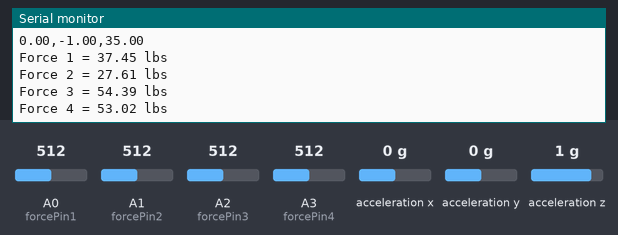
Bench run of a sketch on a simulated Arduino Uno, built with avr-gcc and run on an emulated ATmega328P. On the bench: the last lines printed to the serial monitor. The test bench sets the inputs (shaded band); at power-on: A3 (forcePin4) = 512, A0 (forcePin1) = 512, A1 (forcePin2) = 512, A2 (forcePin3) = 512, acceleration x 0 g, acceleration y 0 g, acceleration z 1 g. Storage starts empty.

Above: at 9.0 s.
9.1 s: A3 (forcePin4) set to 209
At 9.3 s:
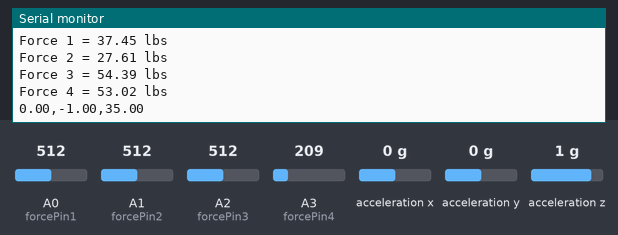
10.6 s: A3 (forcePin4) set to 178
At 10.96 s:
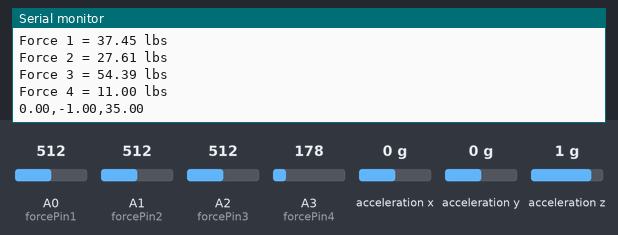
Timing chart, 0 to 13.1 s (numbered marks = the images above; inputs shaded):
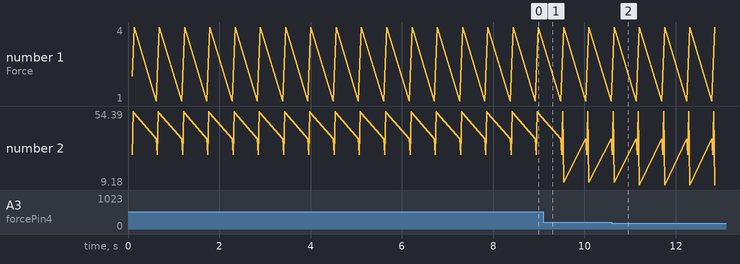

The sketch:

DataCollection.ino
```cpp
#include <SparkFun_ADXL345.h>
#include <SPI.h>
#include <SD.h>
#include <Wire.h>


//******************************************************
// Global Variables
//******************************************************
// Sample rate of data collection in milliseconds
long sampleRate = 500;

// Boolean for sd card
bool sd = true;

// Accelerometer Calibration Values
#define offsetX   2       // OFFSET values
#define offsetY   9.5
#define offsetZ   -18.5

#define gainX     8.55        // GAIN factors
#define gainY     8.55
#define gainZ     7.84

// All pins connected for force//accel readings
const int forcePin1 = A0;
const int forcePin2 = A1;
const int forcePin3 = A2;
const int forcePin4 = A3;
const int accelPin = A4;

// Accelerometer instance
ADXL345 adxl = ADXL345();

// Data File to be saved on SD card
File dataFile;

// Start time of data collection
long currTime = 0;

// Constant for input voltage from arduino (5V)
const float V_INPUT = 5.00;

// Constant for resistive divider (1K ohm)
const float RES_DIV = 100000;

// Approximate slope from calibration curve
const float CAL_SLOPE = 2155.5;
const float CAL_INTERCEPT = -0.5659;

//Coefficient values for force sensor 1 calibration curve y = 7547.5x2 + 3853.5x - 1.9177

const float CAL_S1_A2 = 7547.5;
const float CAL_S1_A1 = 3853.5;
const float CAL_S1_A0 = -1.9177;

//Coefficient values for force sensor 2 calibration curve y = 90536x2 + 1854.6x - 0.062
const float CAL_S2_A2 = 90536;
const float CAL_S2_A1 = 1854.6;
const float CAL_S2_A0 = -0.062;

//Coefficient values for force sensor 3 calibration curve y = 438253x2 + 1138.4x - 1.0086
const float CAL_S3_A2 = 438253;
const float CAL_S3_A1 = 1138.4;
const float CAL_S3_A0 = -1.0086;

//Coefficient values for force sensor 4 calibration curve y = 213766x2 + 2948.8x + 2.0176
const float CAL_S4_A2 = 213766;
const float CAL_S4_A1 = 2948.8;
const float CAL_S4_A0 = 2.0176;


//******************************************************
// setup() function called once.
// Used to intialize data file, SD card and Serial port.
//******************************************************
void setup() {

  // Open serial communications and wait for port to open:
  Serial.begin(9600);
  while (!Serial) {
    // Wait for serial port to connect. Needed for native USB port only
  }

  // Initialize the pin modes for all force readings to INPUT
  pinMode(forcePin1, INPUT);
  pinMode(forcePin2, INPUT);
  pinMode(forcePin3, INPUT);
  pinMode(forcePin4, INPUT);

  // Initialize the accelerometer
  initializeAccelerometer();

  if (sd)
  {
    // Initialize SD Card
    Serial.print("Initializing SD card...");

    if (!SD.begin(10)) {
      Serial.println("Initialization failed!");
      return;
    }
    Serial.println("Initialization done.");

    // Open data file for writing
    SD.remove("Data.txt");
    dataFile = SD.open("Data.txt", FILE_WRITE);

    // Ensure that the file opened
    if (dataFile) {
      Serial.print("Writing to Data.txt...");

      // Print header row
      dataFile.println("Time(ms),Force1(Lbs),Force2(Lbs),Force3(Lbs),Force4(Lbs),X-Accel,Y-Accel,Z-Accel");
      dataFile.close();
    }
    else {
      Serial.println("ERROR opening Data.txt");
    }
  }
}


//******************************************************
// loop() function called continuosly (based on sampleRate)
// Used to collect and perform initial analysis on force
// and acceleration readings. Prints to data.txt file
// on the SD card.
//******************************************************
void loop()
{
  // Read in the raw voltage data
  int rawForce1 = analogRead(forcePin1);
  int rawForce2 = analogRead(forcePin2);
  int rawForce3 = analogRead(forcePin3);
  int rawForce4 = analogRead(forcePin4);

  // Use the raw analog force to calculate voltage
  float v1 = calcVoltage(rawForce1);
  float v2 = calcVoltage(rawForce2);
  float v3 = calcVoltage(rawForce3);
  float v4 = calcVoltage(rawForce4);

  // Use the voltage to calculate resistance
  float r1 = calcResistance(v1);
  float r2 = calcResistance(v2);
  float r3 = calcResistance(v3);
  float r4 = calcResistance(v4);

  // Use the resistance to calculate the force in pounds
  float force1 = calcForce1(r1);
  float force2 = calcForce2(r2);
  float force3 = calcForce3(r3);
  float force4 = calcForce4(r4);

  // Print out all information to Serial Monitor
  Serial.println("Force 1 = " + printForce(force1));
  Serial.println("Force 2 = " + printForce(force2));
  Serial.println("Force 3 = " + printForce(force3));
  Serial.println("Force 4 = " + printForce(force4));

  // Accelerometer Readings
  int xAccel,yAccel,zAccel;
  // Read the accelerometer values and store them in variables declared above x,y,z
  adxl.readAccel(&xAccel, &yAccel, &zAccel);

  // Calculating new calibrated values for x,y,z accelerations
  int accX = (xAccel - offsetX)/gainX;
  int accY = (yAccel - offsetY)/gainY;
  int accZ = (zAccel - offsetZ)/gainZ;


  // Print Acceleration Values
  Serial.println(printAccel(accX, accY, accZ));


  // Write to the SD card data file
  // Open the data log file and write to it
  dataFile = SD.open("Data.txt", FILE_WRITE);
  if (dataFile)
  {
    dataFile.println(String(currTime) + "," + String(force1) + "," + String(force2) + "," + String(force3) + "," + String(force4) + "," + printAccel(accX, accY, accZ));
    dataFile.close();
  }
  else
  {
    Serial.println("ERROR opening data file");
  }


  // Sample Rate
  Serial.println();
  delay(sampleRate);
  currTime += sampleRate;
}


float calcVoltage(float rawForce)
{
  return ((rawForce / 1023.0) * V_INPUT); // Returns voltage in volts
}


float calcResistance(float voltage)
{
  return (((V_INPUT / voltage) - 1) * RES_DIV) / 1000; // Returns resistance in kOhms
}

float calcForce1(float resistance)
{
  float capacitance = 1 / resistance;
  //polynomial calibration curve y = A2x2 + A1x + A0
  return (CAL_S1_A2 * capacitance*capacitance) + (CAL_S1_A1 * capacitance) + CAL_S1_A0;
}

float calcForce2(float resistance)
{
  float capacitance = 1 / resistance;
  //polynomial calibration curve y = A2x2 + A1x + A0
  return (CAL_S2_A2 * capacitance*capacitance) + (CAL_S2_A1 * capacitance) + CAL_S2_A0;
}

float calcForce3(float resistance)
{
  float capacitance = 1 / resistance;
  //polynomial calibration curve y = A2x2 + A1x + A0
  return (CAL_S3_A2 * capacitance*capacitance) + (CAL_S3_A1 * capacitance) + CAL_S3_A0;
}

float calcForce4(float resistance)
{
  float capacitance = 1 / resistance;
  //polynomial calibration curve y = A2x2 + A1x + A0
  return (CAL_S4_A2 * capacitance*capacitance) + (CAL_S4_A1 * capacitance) + CAL_S4_A0;
}


String printForce(float force)
{
   return String(force) + " lbs";
}


String printAccel(float x, float y, float z)
{
  return String(x) + "," + String(y) + "," + String(z);
}


//******************************************************
// initializeAccelerometer() function powers on and
// initializes the accelerometer.
//******************************************************
void initializeAccelerometer()
{
  // Power on the ADXL345
  adxl.powerOn();

  // Give the range settings
  // Accepted values are 2g, 4g, 8g or 16g
  // Higher Values = Wider Measurement Range
  // Lower Values = Greater Sensitivity
  adxl.setRangeSetting(2);

  // Configure the device to be in 4 wire SPI mode when set to '0' or 3 wire SPI mode when set to 1
  // Default: Set to 1
  // SPI pins on the ATMega328: 11, 12 and 13 as reference in SPI Library
  adxl.setSpiBit(0);
}
```

ADXL345.h
```cpp
// (licence header left out)
#include "Arduino.h"

#ifndef ADXL345_h
#define ADXL345_h

/* ------- Register names ------- */
#define ADXL345_DEVID 0x00
#define ADXL345_RESERVED1 0x01
#define ADXL345_THRESH_TAP 0x1d
#define ADXL345_OFSX 0x1e
#define ADXL345_OFSY 0x1f
#define ADXL345_OFSZ 0x20
#define ADXL345_DUR 0x21
#define ADXL345_LATENT 0x22
#define ADXL345_WINDOW 0x23
#define ADXL345_THRESH_ACT 0x24
#define ADXL345_THRESH_INACT 0x25
#define ADXL345_TIME_INACT 0x26
#define ADXL345_ACT_INACT_CTL 0x27
#define ADXL345_THRESH_FF 0x28
#define ADXL345_TIME_FF 0x29
#define ADXL345_TAP_AXES 0x2a
#define ADXL345_ACT_TAP_STATUS 0x2b
#define ADXL345_BW_RATE 0x2c
#define ADXL345_POWER_CTL 0x2d
#define ADXL345_INT_ENABLE 0x2e
#define ADXL345_INT_MAP 0x2f
#define ADXL345_INT_SOURCE 0x30
#define ADXL345_DATA_FORMAT 0x31
#define ADXL345_DATAX0 0x32
#define ADXL345_DATAX1 0x33
#define ADXL345_DATAY0 0x34
#define ADXL345_DATAY1 0x35
#define ADXL345_DATAZ0 0x36
#define ADXL345_DATAZ1 0x37
#define ADXL345_FIFO_CTL 0x38
#define ADXL345_FIFO_STATUS 0x39

#define ADXL345_BW_1600 0xF // 1111
#define ADXL345_BW_800  0xE // 1110
#define ADXL345_BW_400  0xD // 1101
#define ADXL345_BW_200  0xC // 1100
#define ADXL345_BW_100  0xB // 1011
#define ADXL345_BW_50   0xA // 1010
#define ADXL345_BW_25   0x9 // 1001
#define ADXL345_BW_12   0x8 // 1000
#define ADXL345_BW_6    0x7 // 0111
#define ADXL345_BW_3    0x6 // 0110


/*
 Interrupt PINs
 INT1: 0
 INT2: 1
 */
#define ADXL345_INT1_PIN 0x00
#define ADXL345_INT2_PIN 0x01

/*
 Interrupt bit position
 */
#define ADXL345_INT_DATA_READY_BIT 0x07
#define ADXL345_INT_SINGLE_TAP_BIT 0x06
#define ADXL345_INT_DOUBLE_TAP_BIT 0x05
#define ADXL345_INT_ACTIVITY_BIT   0x04
#define ADXL345_INT_INACTIVITY_BIT 0x03
#define ADXL345_INT_FREE_FALL_BIT  0x02
#define ADXL345_INT_WATERMARK_BIT  0x01
#define ADXL345_INT_OVERRUNY_BIT   0x00

#define ADXL345_DATA_READY 0x07
#define ADXL345_SINGLE_TAP 0x06
#define ADXL345_DOUBLE_TAP 0x05
#define ADXL345_ACTIVITY   0x04
#define ADXL345_INACTIVITY 0x03
#define ADXL345_FREE_FALL  0x02
#define ADXL345_WATERMARK  0x01
#define ADXL345_OVERRUNY   0x00


#define ADXL345_OK    1 // no error
#define ADXL345_ERROR 0 // indicates error is predent

#define ADXL345_NO_ERROR   0 // initial state
#define ADXL345_READ_ERROR 1 // problem reading accel
#define ADXL345_BAD_ARG    2 // bad method argument


class ADXL345
{
public:
	bool status;           // set when error occurs
	// see error code for details
	byte error_code;       // Initial state
	double gains[3];        // counts to Gs

	ADXL345();
	void powerOn();
	void readAccel(int* xyx);
	void readAccel(int* x, int* y, int* z);
	void get_Gxyz(double *xyz);

	void setTapThreshold(int tapThreshold);
	int getTapThreshold();
	void setAxisGains(double *_gains);
	void getAxisGains(double *_gains);
	void setAxisOffset(int x, int y, int z);
	void getAxisOffset(int* x, int* y, int*z);
	void setTapDuration(int tapDuration);
	int getTapDuration();
	void setDoubleTapLatency(int doubleTapLatency);
	int getDoubleTapLatency();
	void setDoubleTapWindow(int doubleTapWindow);
	int getDoubleTapWindow();
	void setActivityThreshold(int activityThreshold);
	int getActivityThreshold();
	void setInactivityThreshold(int inactivityThreshold);
	int getInactivityThreshold();
	void setTimeInactivity(int timeInactivity);
	int getTimeInactivity();
	void setFreeFallThreshold(int freeFallthreshold);
	int getFreeFallThreshold();
	void setFreeFallDuration(int freeFallDuration);
	int getFreeFallDuration();

	bool isActivityXEnabled();
	bool isActivityYEnabled();
	bool isActivityZEnabled();
	bool isInactivityXEnabled();
	bool isInactivityYEnabled();
	bool isInactivityZEnabled();
	bool isActivityAc();
	bool isInactivityAc();
	void setActivityAc(bool state);
	void setInactivityAc(bool state);

	bool getSuppressBit();
	void setSuppressBit(bool state);
	bool isTapDetectionOnX();
	void setTapDetectionOnX(bool state);
	bool isTapDetectionOnY();
	void setTapDetectionOnY(bool state);
	bool isTapDetectionOnZ();
	void setTapDetectionOnZ(bool state);

	void setActivityX(bool state);
	void setActivityY(bool state);
	void setActivityZ(bool state);
	void setInactivityX(bool state);
	void setInactivityY(bool state);
	void setInactivityZ(bool state);

	bool isActivitySourceOnX();
	bool isActivitySourceOnY();
	bool isActivitySourceOnZ();
	bool isTapSourceOnX();
	bool isTapSourceOnY();
	bool isTapSourceOnZ();
	bool isAsleep();

	bool isLowPower();
	void setLowPower(bool state);
	double getRate();
	void setRate(double rate);
	void set_bw(byte bw_code);
	byte get_bw_code();


	bool triggered(byte interrupts, int mask);


	byte getInterruptSource();
	bool getInterruptSource(byte interruptBit);
	bool getInterruptMapping(byte interruptBit);
	void setInterruptMapping(byte interruptBit, bool interruptPin);
	bool isInterruptEnabled(byte interruptBit);
	void setInterrupt(byte interruptBit, bool state);

	void getRangeSetting(byte* rangeSetting);
	void setRangeSetting(int val);
	bool getSelfTestBit();
	void setSelfTestBit(bool selfTestBit);
	bool getSpiBit();
	void setSpiBit(bool spiBit);
	bool getInterruptLevelBit();
	void setInterruptLevelBit(bool interruptLevelBit);
	bool getFullResBit();
	void setFullResBit(bool fullResBit);
	bool getJustifyBit();
	void setJustifyBit(bool justifyBit);
	void printAllRegister();

private:
	void writeTo(byte address, byte val);
	void readFrom(byte address, int num, byte buff[]);
	void setRegisterBit(byte regAdress, int bitPos, bool state);
	bool getRegisterBit(byte regAdress, int bitPos);
	byte _buff[6] ;    //6 bytes buffer for saving data read from the device
};
void print_byte(byte val);
#endif
```

Source omitted: ADXL345.cpp (18816 bytes)

Measured:
- plotted number 2: 37.45 → 9.18 after the input at 10.6 s
